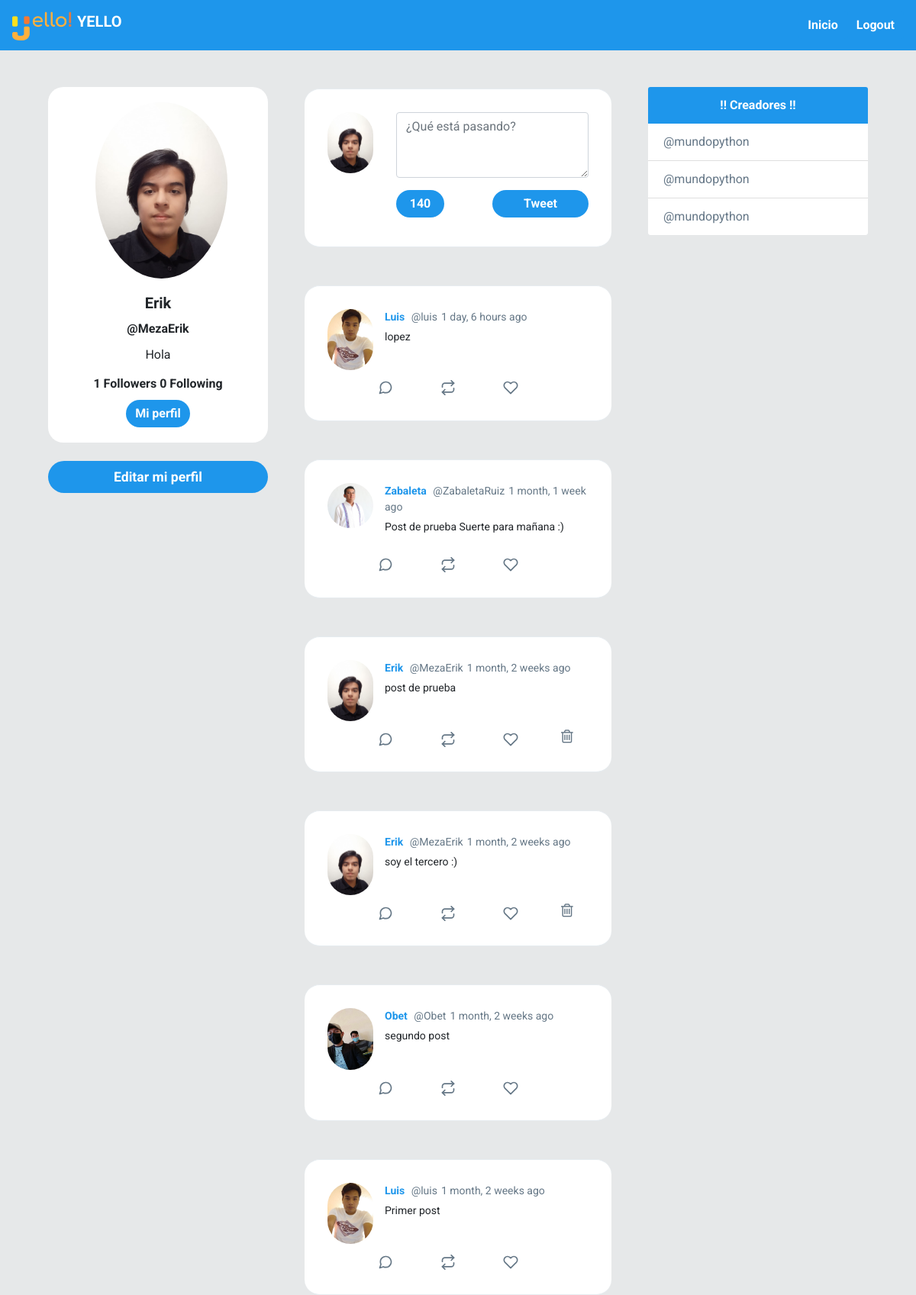
The page / (signed in) on the database its author committed.
### twitter/models.py (models this page shows, shortened)
class Profile(models.Model):
	user = models.OneToOneField(User, on_delete=models.CASCADE)
	bio = models.CharField(default='Hola, twitter', max_length=100)
	image = models.ImageField(default='default.png')
	def following(self):
		user_ids = Relationship.objects.filter(from_user=self.user)\
									.values_list('to_user_id', flat=True)
		return User.objects.filter(id__in=user_ids)
	def followers(self):
		user_ids = Relationship.objects.filter(to_user=self.user)\
									.values_list('from_user_id', flat=True)
		return User.objects.filter(id__in=user_ids)

class Post(models.Model):
	timestamp = models.DateTimeField(default=timezone.now)
	content = models.TextField()
	user = models.ForeignKey(User, on_delete=models.CASCADE, related_name='posts')
	class Meta:
		ordering = ['-timestamp']

### twitter/views.py (the view)
# urls.py: 2. Add a URL to urlpatterns:  path('', views.home, name='home')
@login_required
def home(request):
	posts = Post.objects.all()
	if request.method == 'POST':
		form = PostForm(request.POST)
		if form.is_valid():
			post = form.save(commit=False)
			post.user = request.user
			post.save()
			return redirect('home')
	else:
		form = PostForm()
	context = {'posts':posts, 'form' : form }
	return render(request, 'twitter/newsfeed.html', context)

### twitter/forms.py
class PostForm(forms.ModelForm):
	content = forms.CharField(widget=forms.Textarea(attrs={'class':'form-control w-100',
								'id':'contentsBox', 'rows':'3',
								'placeholder':'¿Qué está pasando?'}))
	class Meta:
		model = Post
		fields = ['content']

### twitter/templates/twitter/newsfeed.html (shortened to what this page needs)
{% extends 'twitter/layout.html' %}
{% load humanize %}
{% block content %}
    <div id="main" class="container-fluid d-flex">
        <div class="sidebar m-5 d-none d-md-block">
            <div class="">
                <div class="card " style="width: 18rem; text-align:center;border-radius: 20px;">
                    <img class="card-img-top rounded-circle"
                        style="width:60%; position: relative;left: 62px;padding-top: 20px;"
                        src="{{ request.user.profile.image.url }}" alt="Card image cap">
                    <div class="card-body">
                        <h5 class="card-title font-weight-bold">{{ request.user.first_name }}</h5>
                        <h6 class="card-title font-weight-bold">@{{ request.user }}</h6>
                        <p class="card-text">{{ request.user.profile.bio }}</p>
                        <h6 class="card-title font-weight-bold">
                        {{ request.user.profile.followers.count }} Followers
                        {{ request.user.profile.following.count }} Following
                        </h6>
                        <a href="#" class="btn  text-white rounded-pill">Mi perfil</a>
                    </div>
                </div>
                <a href="{% url 'editar' %}" id="addATweetLeft" onclick="addTweet()" type="button"
                style="border-radius: 30px; font-size: 1.1rem; font-weight:bold;"
                class="btn btn-lg btn-block mt-4 text-white ">Editar mi perfil</a>
            </div>
        </div>
        <div class="content">
            <div id="inputTweetArea" class="tweet-wrap">
                <div class="d-flex">
                    <div class="col-xs">
                        <img src="{{ request.user.profile.image.url }}" alt="" class="avator">
                    </div>
                    <form class="col pr-0" method="post">
                        {{ form.content }}
                        <div class="container d-flex" style="padding: 1rem 0 0 0;">
                            <div id="leftBtn">
                                <div id="charBadge" class="badge badge-pill badge-primary ml-2"
                                    style="display: flex;align-items: center;width: 50%;justify-content: center;">
                                    <div id="charCountArea">140</div>
                                </div>
                            </div>
                            <div id="rightBtn">
                                <button class="btn rounded-pill"
                                    style="width: 100%;">Tweet</button>
                            </div>
                        </div>
                    </form>
                </div>
            </div>
            {% for post in posts %}
            <div id="tweetCards">
                <div class="tweet-wrap" style="border-radius:20px">
                    <div class="tweet-header">
                        <img src="{{ post.user.profile.image.url }}"
                            alt="" class="avator">
                        <div class="tweet-header-info">
                            <a href="{% url 'profile' post.user %}">
                            {{ post.user.first_name }}
                            </a>
                            <span>@{{ post.user }}</span><span>{{ post.timestamp|naturaltime }}
                            </span>
                            <p>{{ post.content }}</p>
                        </div>
                    </div>
                    <div class="tweet-info-counts">
                        <div class="comments">
                            <button style="background: white; border: none;">
                            </button>
                        </div>
                        <div class="retweets">
                            <button style="background: white; border: none;">
                        </button>
                        </div>
                        <div class="likes">
                            <button style="background: white; border: none;">
                            </button>
                        </div>
                        {% if request.user == post.user %}
                        <div class="trash">
                            <a href="{% url 'delete' post.id %}" style="background: white; border: none;">
                                <i class="fa fa-trash-o" style="color:#657786; font-size: 20px" aria-hidden="true"></i>
                            </a>
                        </div>
                        {% endif %}
                    </div>
                </div>
            </div>
            {% endfor %}
        </div>
        <div class="sidebar m-5 d-none d-xl-block">
            <div class="card" style="width: 18rem;">
                <div class="card-header">
                   !! Creadores !!
                </div>
                <ul class="list-group list-group-flush">
                    <li class="list-group-item"><a href="#" style="text-decoration: none;color: #657787;">@mundopython</a></li>
                    <li class="list-group-item"><a href="#" style="text-decoration: none;color: #657787;">@mundopython</a></li>
                    <li class="list-group-item"><a href="#" style="text-decoration: none;color: #657787;">@mundopython</a></li>
                </ul>
            </div>
        </div>
    </div>
{% endblock content %}

### twitter/templates/twitter/layout.html (shortened to what this page needs)
{% load static %}
<!DOCTYPE html>
<html lang="en">
<head>
    <link rel="stylesheet" href="https://stackpath.bootstrapcdn.com/bootstrap/4.4.1/css/bootstrap.min.css"
>
    <link href="https://stackpath.bootstrapcdn.com/font-awesome/4.7.0/css/font-awesome.min.css" rel="stylesheet">
    <link rel="stylesheet" type="text/css" href="{% static 'css/style.css' %}">
</head>
<body>
    <div class="container-fluid" style="padding: 0;">
        <nav class="navbar navbar-expand-lg navbar-light">
            <a class="navbar-brand" style="color: white;" href="#">
                <img src="{% static 'img/yello LOGO.png' %}" width="80" height="40" class="d-inline-block align-top" alt="">
                YELLO
            </a>
            <div class="collapse navbar-collapse" id="navbarSupportedContent">
                <a href="{% url 'home' %}" class="btn text-white my-2 my-sm-0" type="submit">Inicio</a>
                <a href="{% url 'logout' %}" class="btn text-white my-2 my-sm-0" type="submit">Logout</a>
            </div>
        </nav>
    </div>
    {% block content %}{% endblock content %}
</body>
</html>

### twitter/static/css/style.css (style rules this page uses)
body { background: #E6E8E9; ; font-family: 'Asap', sans-serif; font-family: 'Roboto', sans-serif; }
img { max-width: 100%; }
.navbar { background-color: #1E96EB ; }
.navbar-brand { font-weight: bold; }
.avator { border-radius: 100px; width: 60px; margin-right: 15px; }
.card { border: none; }
.card-header { background-color: #1E96EB ; color: white; text-align: center; font-weight: bold; border: none; }
#main { justify-content: center; }
#inputTweetArea { border-radius: 20px; }
#leftBtn { width: 50%; text-align: left; padding: 0; }
#rightBtn { width: 50%; text-align: right; padding: 0; }
.tweet-wrap { max-width: 490px; background: #fff; margin: 0 auto; margin-top: 50px; border-radius: 3px; padding: 30px; border-bottom: 1px solid #e6ecf0; border-top: 1px solid #e6ecf0; }
.tweet-header { display: flex; align-items: flex-start; font-size: 14px; }
.tweet-header-info { font-weight: bold; }
.tweet-header-info span { color: #657786; font-weight: normal; margin-left: 5px; }
.tweet-header-info p { font-weight: normal; margin-top: 5px; }
.tweet-info-counts { display: flex; margin-left: 60px; margin-top: 10px; }
.tweet-info-counts div { display: flex; margin-right: 20px; }
.tweet-info-counts div svg { color: #657786; margin-right: 10px; }
.btn { background-color: #1E96EB ; border-style: none; font-weight: bold; color: white; }
#charBadge { background-color: #1E96EB ; position: relative; left: -8px; font-size: 1rem; height: 100%; }
a:link { color: #1E96EB ; text-decoration: none; }

### rows shown on the page
Post: user.profile.image (picture), user.first_name "Luis", user "luis", timestamp "1 day, 6 hours ago", content "lopez"
Post: user.profile.image (picture), user.first_name "Zabaleta", user "ZabaletaRuiz", timestamp "1 month, 1 week ago", content "Post de prueba Suerte para mañana :)"
Post: user.profile.image (picture), user.first_name "Erik", user "MezaErik", timestamp "1 month, 2 weeks ago", content "post de prueba"
Post: user.profile.image (picture), user.first_name "Erik", user "MezaErik", timestamp "1 month, 2 weeks ago", content "soy el tercero :)"
Post: user.profile.image (picture), user.first_name "Obet", user "Obet", timestamp "1 month, 2 weeks ago", content "segundo post"
Post: user.profile.image (picture), user.first_name "Luis", user "luis", timestamp "1 month, 2 weeks ago", content "Primer post"

### other values the page prints
{{ request.user.first_name }} "Erik"
{{ request.user }} "MezaErik"
{{ request.user.profile.bio }} "Hola"
{{ request.user.profile.followers.count }} "1"
{{ request.user.profile.following.count }} "0"
